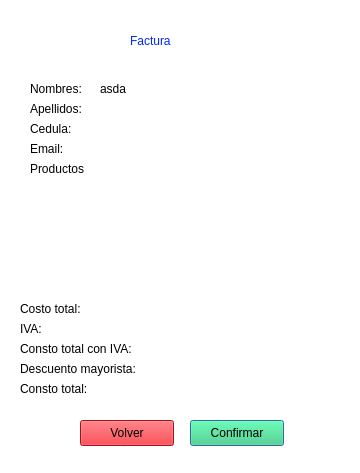
<?xml version="1.0" encoding="UTF-8"?>
<ui version="4.0">
 <class>invoice</class>
 <widget class="QDialog" name="invoice">
  <property name="geometry">
   <rect>
    <x>0</x>
    <y>0</y>
    <width>360</width>
    <height>473</height>
   </rect>
  </property>
  <property name="windowTitle">
   <string>Dialog</string>
  </property>
  <property name="styleSheet">
   <string notr="true">color: rgb(0, 0, 0);
background-color: rgb(255, 255, 255);</string>
  </property>
  <widget class="QLabel" name="title">
   <property name="geometry">
    <rect>
     <x>130</x>
     <y>20</y>
     <width>101</width>
     <height>41</height>
    </rect>
   </property>
   <property name="styleSheet">
    <string notr="true">color: rgb(0, 41, 255); 
font: 500 20pt &quot;Ubuntu Sans&quot;;</string>
   </property>
   <property name="text">
    <string>Factura</string>
   </property>
  </widget>
  <widget class="QLabel" name="label_name">
   <property name="geometry">
    <rect>
     <x>30</x>
     <y>80</y>
     <width>71</width>
     <height>18</height>
    </rect>
   </property>
   <property name="text">
    <string>Nombres:</string>
   </property>
  </widget>
  <widget class="QLabel" name="label_lastName">
   <property name="geometry">
    <rect>
     <x>30</x>
     <y>100</y>
     <width>71</width>
     <height>18</height>
    </rect>
   </property>
   <property name="text">
    <string>Apellidos:</string>
   </property>
  </widget>
  <widget class="QLabel" name="label_id">
   <property name="geometry">
    <rect>
     <x>30</x>
     <y>120</y>
     <width>66</width>
     <height>18</height>
    </rect>
   </property>
   <property name="text">
    <string>Cedula:</string>
   </property>
  </widget>
  <widget class="QLabel" name="label_email">
   <property name="geometry">
    <rect>
     <x>30</x>
     <y>140</y>
     <width>66</width>
     <height>18</height>
    </rect>
   </property>
   <property name="text">
    <string>Email:</string>
   </property>
  </widget>
  <widget class="QLabel" name="outpout_name">
   <property name="geometry">
    <rect>
     <x>100</x>
     <y>80</y>
     <width>221</width>
     <height>18</height>
    </rect>
   </property>
   <property name="layoutDirection">
    <enum>Qt::LayoutDirection::LeftToRight</enum>
   </property>
   <property name="styleSheet">
    <string notr="true">  text-align: right;
</string>
   </property>
   <property name="text">
    <string>asda</string>
   </property>
  </widget>
  <widget class="QLabel" name="outpuot_lastName">
   <property name="geometry">
    <rect>
     <x>100</x>
     <y>100</y>
     <width>221</width>
     <height>18</height>
    </rect>
   </property>
   <property name="text">
    <string/>
   </property>
  </widget>
  <widget class="QLabel" name="output_id">
   <property name="geometry">
    <rect>
     <x>90</x>
     <y>120</y>
     <width>231</width>
     <height>18</height>
    </rect>
   </property>
   <property name="text">
    <string/>
   </property>
  </widget>
  <widget class="QLabel" name="output_email">
   <property name="geometry">
    <rect>
     <x>80</x>
     <y>140</y>
     <width>241</width>
     <height>18</height>
    </rect>
   </property>
   <property name="text">
    <string/>
   </property>
  </widget>
  <widget class="QLabel" name="label_product">
   <property name="geometry">
    <rect>
     <x>30</x>
     <y>160</y>
     <width>71</width>
     <height>18</height>
    </rect>
   </property>
   <property name="text">
    <string>Productos</string>
   </property>
  </widget>
  <widget class="QLabel" name="label_price_iva">
   <property name="geometry">
    <rect>
     <x>20</x>
     <y>340</y>
     <width>151</width>
     <height>18</height>
    </rect>
   </property>
   <property name="text">
    <string>Consto total con IVA:</string>
   </property>
  </widget>
  <widget class="QLabel" name="label_iva">
   <property name="geometry">
    <rect>
     <x>20</x>
     <y>320</y>
     <width>31</width>
     <height>18</height>
    </rect>
   </property>
   <property name="text">
    <string>IVA:</string>
   </property>
  </widget>
  <widget class="QLabel" name="output_iva">
   <property name="geometry">
    <rect>
     <x>50</x>
     <y>320</y>
     <width>261</width>
     <height>18</height>
    </rect>
   </property>
   <property name="text">
    <string/>
   </property>
  </widget>
  <widget class="QLabel" name="output_price_iva">
   <property name="geometry">
    <rect>
     <x>170</x>
     <y>340</y>
     <width>141</width>
     <height>20</height>
    </rect>
   </property>
   <property name="text">
    <string/>
   </property>
  </widget>
  <widget class="QLabel" name="label_price">
   <property name="geometry">
    <rect>
     <x>20</x>
     <y>300</y>
     <width>81</width>
     <height>18</height>
    </rect>
   </property>
   <property name="text">
    <string>Costo total:</string>
   </property>
  </widget>
  <widget class="QLabel" name="output_price">
   <property name="geometry">
    <rect>
     <x>110</x>
     <y>300</y>
     <width>201</width>
     <height>20</height>
    </rect>
   </property>
   <property name="text">
    <string/>
   </property>
  </widget>
  <widget class="QLabel" name="label_desc">
   <property name="geometry">
    <rect>
     <x>20</x>
     <y>360</y>
     <width>151</width>
     <height>18</height>
    </rect>
   </property>
   <property name="text">
    <string>Descuento mayorista:</string>
   </property>
  </widget>
  <widget class="QLabel" name="output_desc">
   <property name="geometry">
    <rect>
     <x>180</x>
     <y>360</y>
     <width>131</width>
     <height>20</height>
    </rect>
   </property>
   <property name="text">
    <string/>
   </property>
  </widget>
  <widget class="QLabel" name="label_priceTotal">
   <property name="geometry">
    <rect>
     <x>20</x>
     <y>380</y>
     <width>91</width>
     <height>18</height>
    </rect>
   </property>
   <property name="text">
    <string>Consto total:</string>
   </property>
  </widget>
  <widget class="QLabel" name="output_priceTotal">
   <property name="geometry">
    <rect>
     <x>120</x>
     <y>380</y>
     <width>191</width>
     <height>20</height>
    </rect>
   </property>
   <property name="text">
    <string/>
   </property>
  </widget>
  <widget class="QPushButton" name="buyConfirmation">
   <property name="geometry">
    <rect>
     <x>190</x>
     <y>420</y>
     <width>94</width>
     <height>26</height>
    </rect>
   </property>
   <property name="styleSheet">
    <string notr="true">background-color: rgb(224, 27, 36);
color: rgb(0, 0, 0);
background-color: rgb(51, 209, 122);</string>
   </property>
   <property name="text">
    <string>Confirmar</string>
   </property>
  </widget>
  <widget class="QPushButton" name="goBack">
   <property name="geometry">
    <rect>
     <x>80</x>
     <y>420</y>
     <width>94</width>
     <height>26</height>
    </rect>
   </property>
   <property name="styleSheet">
    <string notr="true">background-color: rgb(224, 27, 36);
color: rgb(0, 0, 0);</string>
   </property>
   <property name="text">
    <string>Volver</string>
   </property>
  </widget>
  <widget class="QLabel" name="output_cant_products">
   <property name="geometry">
    <rect>
     <x>110</x>
     <y>160</y>
     <width>211</width>
     <height>18</height>
    </rect>
   </property>
   <property name="text">
    <string/>
   </property>
  </widget>
  <widget class="QLabel" name="product_1">
   <property name="geometry">
    <rect>
     <x>30</x>
     <y>180</y>
     <width>171</width>
     <height>18</height>
    </rect>
   </property>
   <property name="text">
    <string/>
   </property>
  </widget>
  <widget class="QLabel" name="product_price_1">
   <property name="geometry">
    <rect>
     <x>210</x>
     <y>180</y>
     <width>111</width>
     <height>20</height>
    </rect>
   </property>
   <property name="text">
    <string/>
   </property>
  </widget>
  <widget class="QLabel" name="product_2">
   <property name="geometry">
    <rect>
     <x>30</x>
     <y>200</y>
     <width>171</width>
     <height>18</height>
    </rect>
   </property>
   <property name="text">
    <string/>
   </property>
  </widget>
  <widget class="QLabel" name="product_price_2">
   <property name="geometry">
    <rect>
     <x>210</x>
     <y>200</y>
     <width>111</width>
     <height>20</height>
    </rect>
   </property>
   <property name="text">
    <string/>
   </property>
  </widget>
  <widget class="QLabel" name="product_4">
   <property name="geometry">
    <rect>
     <x>30</x>
     <y>240</y>
     <width>171</width>
     <height>18</height>
    </rect>
   </property>
   <property name="text">
    <string/>
   </property>
  </widget>
  <widget class="QLabel" name="product_3">
   <property name="geometry">
    <rect>
     <x>30</x>
     <y>220</y>
     <width>171</width>
     <height>18</height>
    </rect>
   </property>
   <property name="text">
    <string/>
   </property>
  </widget>
  <widget class="QLabel" name="product_price_3">
   <property name="geometry">
    <rect>
     <x>210</x>
     <y>220</y>
     <width>111</width>
     <height>20</height>
    </rect>
   </property>
   <property name="text">
    <string/>
   </property>
  </widget>
  <widget class="QLabel" name="product_price_4">
   <property name="geometry">
    <rect>
     <x>210</x>
     <y>240</y>
     <width>111</width>
     <height>20</height>
    </rect>
   </property>
   <property name="text">
    <string/>
   </property>
  </widget>
  <widget class="QLabel" name="product_5">
   <property name="geometry">
    <rect>
     <x>30</x>
     <y>260</y>
     <width>171</width>
     <height>18</height>
    </rect>
   </property>
   <property name="text">
    <string/>
   </property>
  </widget>
  <widget class="QLabel" name="product_price_6">
   <property name="geometry">
    <rect>
     <x>210</x>
     <y>280</y>
     <width>111</width>
     <height>20</height>
    </rect>
   </property>
   <property name="text">
    <string/>
   </property>
  </widget>
  <widget class="QLabel" name="product_price_5">
   <property name="geometry">
    <rect>
     <x>210</x>
     <y>260</y>
     <width>111</width>
     <height>20</height>
    </rect>
   </property>
   <property name="text">
    <string/>
   </property>
  </widget>
  <widget class="QLabel" name="product_6">
   <property name="geometry">
    <rect>
     <x>30</x>
     <y>280</y>
     <width>171</width>
     <height>18</height>
    </rect>
   </property>
   <property name="text">
    <string/>
   </property>
  </widget>
 </widget>
 <resources/>
 <connections/>
</ui>
